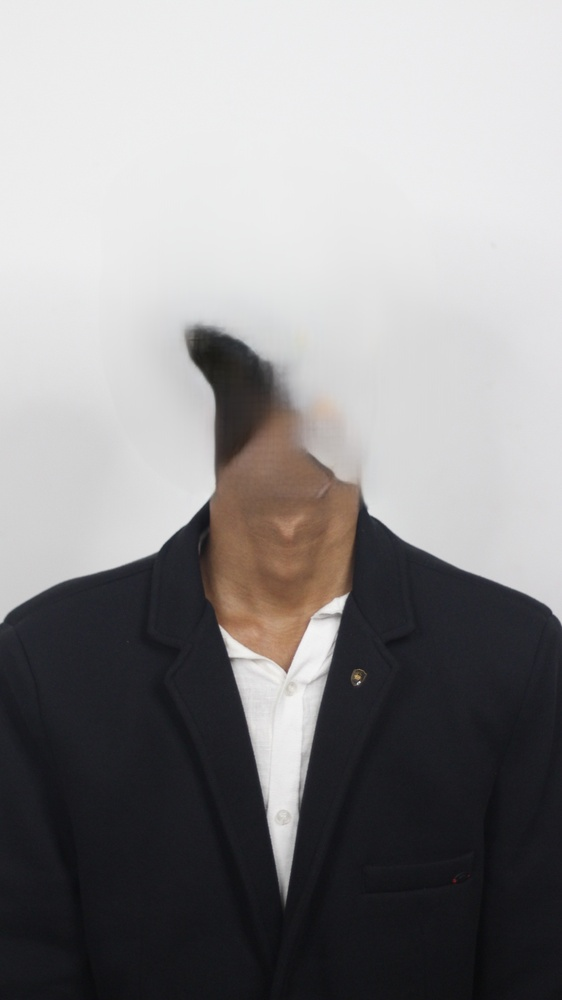
#> input picture known_faces/subhash.jpg, 562 x 1000 px, shrunk from 1944 x 3456 before the run, given in place of the camera
$ python day13.py
#> lines starting #> are read from the running program, lines starting #| are printed output that depends on the picture; after the words box and inside, x2 and y2 are one past the last pixel; in counts of white or black regions, pixels touching at a corner belong together
import cv2

# -----------------------------
# Open live camera
# -----------------------------
cap = cv2.VideoCapture(0)

if not cap.isOpened():
    print("❌ Error: Could not open camera")
    exit()

print("✅ Camera opened successfully")

while True:
    ret, frame = cap.read()
#> frame is the input picture: shape (1000, 562, 3); mean B, G, R 140.9, 139.9, 141.6
    if not ret:
        print("❌ Failed to read frame")
        break

    # -----------------------------
    # Convert to Grayscale
    # -----------------------------
    gray = cv2.cvtColor(frame, cv2.COLOR_BGR2GRAY)
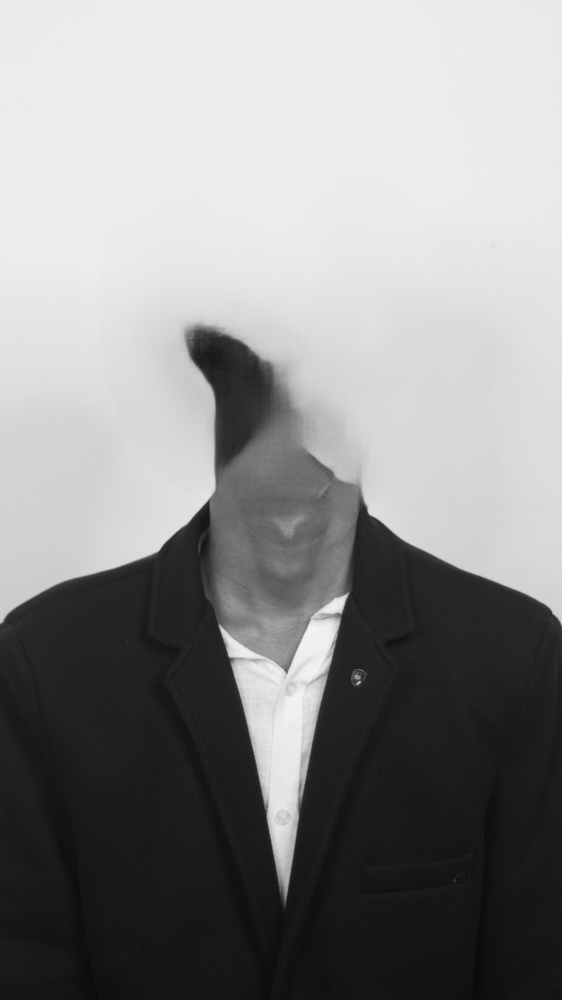
#> gray: shape (1000, 562); min 9, max 246, mean 140.5

    # -----------------------------
    # Reduce noise
    # -----------------------------
    blurred = cv2.GaussianBlur(gray, (7, 7), 0)

    # -----------------------------
    # Adaptive Thresholding
    # -----------------------------
    sketch = cv2.adaptiveThreshold(
        blurred,
        255,
        cv2.ADAPTIVE_THRESH_MEAN_C,
        cv2.THRESH_BINARY,
        11,
        2
    )
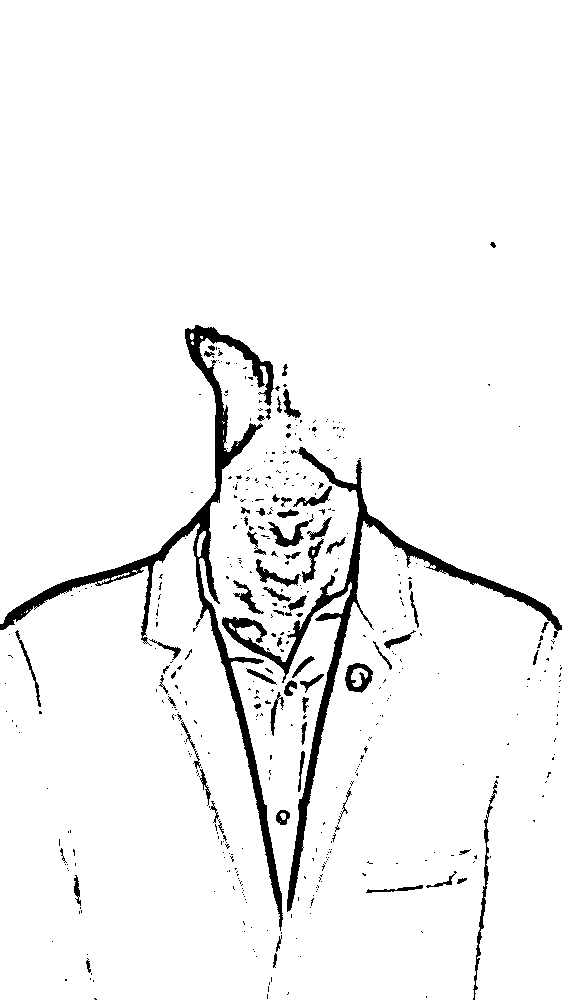
#> sketch: shape (1000, 562); 95.4% white; 449 black regions (379 under 20 px), largest, box (x1, y1, x2, y2) and area: (0, 325, 283, 931) 9567, (222, 447, 562, 912) 7941, (473, 780, 498, 1000) 616

    # -----------------------------
    # Display Results
    # -----------------------------
    cv2.imshow("Original Live Feed", frame)
    cv2.imshow("Pencil Sketch Effect", sketch)

    # Press 'q' to quit
    if cv2.waitKey(1) & 0xFF == ord('q'):
#> (key q is pressed here)
        break

# -----------------------------
# Release resources
# -----------------------------
cap.release()
cv2.destroyAllWindows()
